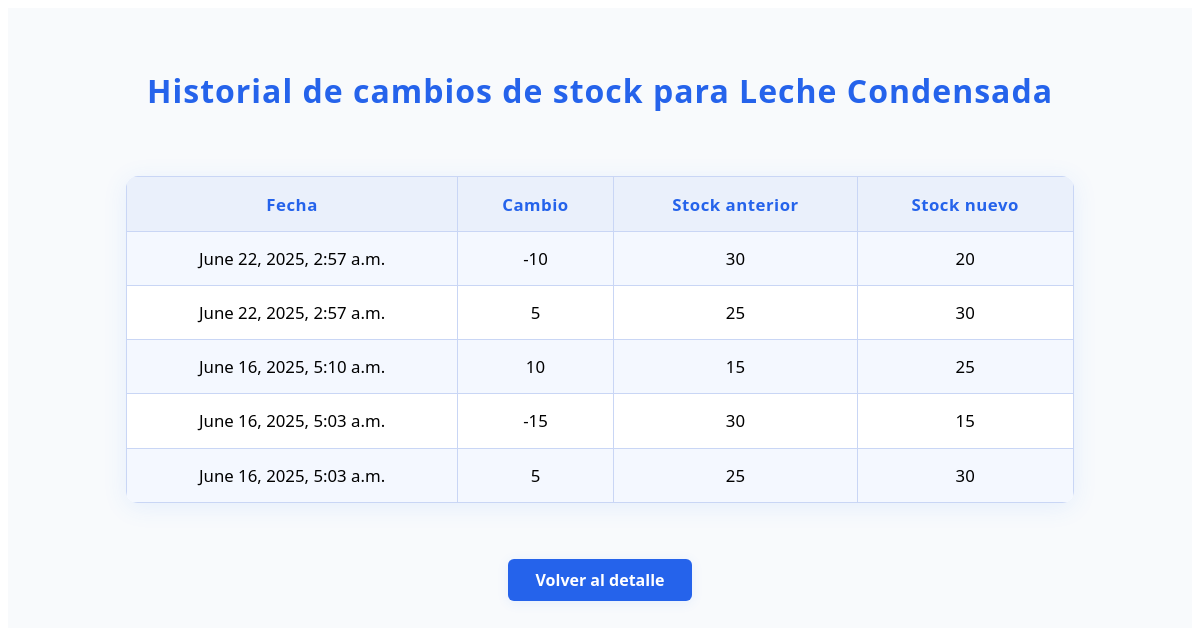
Screenshot of /operador/producto/1/historial_stock/ with the database file from the repository.
### Cliente/producto/models.py (models this page shows, shortened)
class Producto(models.Model):
    id_producto = models.AutoField(primary_key=True)
    id_categoria = models.ForeignKey(Categoria, on_delete=models.CASCADE)
    nombre_producto = models.CharField(max_length=50)
    precio = models.DecimalField(max_digits=10, decimal_places=2)
    stock = models.IntegerField()

### Operador/Inventario/models.py (models this page shows, shortened)
class HistorialStock(models.Model):
    producto = models.ForeignKey(Producto, on_delete=models.CASCADE)
    fecha = models.DateTimeField(auto_now_add=True)
    stock_anterior = models.IntegerField()
    stock_nuevo = models.IntegerField()
    cambio = models.IntegerField()  # positivo para ingreso, negativo para salida
    motivo = models.CharField(max_length=100, blank=True, null=True)

### Operador/Inventario/Controller/InventarioController.py (the view)
# urls.py: path('producto/<int:id_producto>/historial_stock/', InventarioController.historial_stock, name='historial_stock'),
def historial_stock(request, id_producto):
    producto = get_object_or_404(Producto, id_producto=id_producto)
    historial = HistorialStock.objects.filter(producto=producto).order_by('-fecha')
    return render(request, 'inventario/historial_stock.html', {'producto': producto, 'historial': historial})

### Operador/Inventario/templates/inventario/historial_stock.html (shortened to what this page needs)
{% load static %}
<!DOCTYPE html>
<html>
<head>
    <link rel="stylesheet" href="{% static 'inventario/historial_stock.css' %}">
</head>
<body>
    <div class="historial-stock-container">
        <h1>Historial de cambios de stock para {{ producto.nombre_producto }}</h1>
        {% if historial %}
            <table class="historial-stock-table">
                <tr>
                    <th>Fecha</th>
                    <th>Cambio</th>
                    <th>Stock anterior</th>
                    <th>Stock nuevo</th>
                </tr>
                {% for cambio in historial %}
                <tr>
                    <td>{{ cambio.fecha }}</td>
                    <td>{{ cambio.cambio }}</td>
                    <td>{{ cambio.stock_anterior }}</td>
                    <td>{{ cambio.stock_nuevo }}</td>
                </tr>
                {% endfor %}
            </table>
        {% else %}
            <p class="no-historial">No hay historial de cambios de stock.</p>
        {% endif %}
        <a href="{% url 'detalle_producto' producto.id_producto %}" class="volver-link">Volver al detalle</a>
    </div>
</body>
</html>

### Operador/Inventario/static/Inventario/historial_stock.css (style rules this page uses)
.historial-stock-container { --azul: #2563eb; --azul-hover: #1746a0; --gris-fondo: #f8fafc; --gris-borde: #c9d6f5; --sombra: 0 4px 24px rgba(58, 134, 255, 0.10); background: var(--gris-fondo); min-height: 100vh; padding: 40px 0 60px 0; font-family: 'Segoe UI', 'Roboto', Arial, sans-serif; text-align: center; }
.historial-stock-container h1 { color: var(--azul); margin-bottom: 2em; font-size: 2em; letter-spacing: 1px; font-weight: 700; }
.historial-stock-table { margin: 0 auto 2em auto; border-collapse: collapse; width: 80%; background: #fff; border-radius: 12px; overflow: hidden; box-shadow: var(--sombra); }
.historial-stock-table th, .historial-stock-table td { border: 1px solid var(--gris-borde); padding: 0.9em 1.2em; font-size: 1.05em; }
.historial-stock-table th { background: #eaf0fb; color: var(--azul); font-weight: 600; letter-spacing: 0.5px; }
.historial-stock-table tr:nth-child(even) { background: #f4f8ff; }
.volver-link { display: inline-block; margin-top: 1.5em; background: var(--azul); color: #fff !important; padding: 10px 28px; border-radius: 6px; font-size: 1em; font-weight: 600; text-decoration: none; box-shadow: 0 2px 12px rgba(58, 134, 255, 0.10); border: none; transition: background 0.2s, color 0.2s, box-shadow 0.2s; }

### rows the page displays
Producto: nombre_producto "Leche Condensada"
HistorialStock: fecha "June 22, 2025, 2:57 a.m.", cambio "-10", stock_anterior "30", stock_nuevo "20"
HistorialStock: fecha "June 22, 2025, 2:57 a.m.", cambio "5", stock_anterior "25", stock_nuevo "30"
HistorialStock: fecha "June 16, 2025, 5:10 a.m.", cambio "10", stock_anterior "15", stock_nuevo "25"
HistorialStock: fecha "June 16, 2025, 5:03 a.m.", cambio "-15", stock_anterior "30", stock_nuevo "15"
HistorialStock: fecha "June 16, 2025, 5:03 a.m.", cambio "5", stock_anterior "25", stock_nuevo "30"
